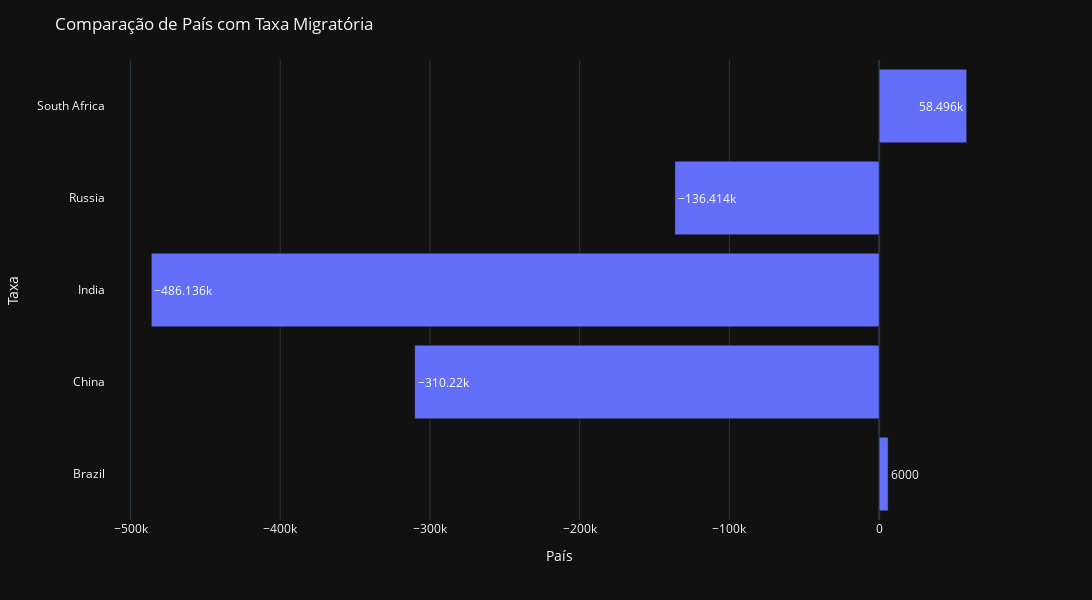

Notebook cell for this chart:
### Code cell
fig = px.bar(df1, y='pais', x='taxa_migracao', text_auto=True, template='plotly_dark')
fig.update_layout(title='Comparação de País com Taxa Migratória', autosize=False, height=600, width=1780)
fig.update_xaxes(title_text='País')
fig.update_yaxes(title_text='Taxa')
fig.show()

### Figure 1 — Plotly figure (JSON) as saved in the notebook; plotly's stock layout.template omitted (floating-point values rounded to 4 significant figures)
{"data": [{"alignmentgroup": "True", "hovertemplate": "taxa_migracao=%{x}<br>pais=%{y}<extra></extra>", "legendgroup": "", "marker": {"color": "#636efa", "pattern": {"shape": ""}}, "name": "", "offsetgroup": "", "orientation": "h", "showlegend": false, "textposition": "auto", "texttemplate": "%{x}", "type": "bar", "x": [6000, -310220, -486136, -136414, 58496], "xaxis": "x", "y": ["Brazil", "China", "India", "Russia", "South Africa"], "yaxis": "y"}], "layout": {"autosize": false, "barmode": "relative", "height": 600, "legend": {"tracegroupgap": 0}, "margin": {"t": 60}, "title": {"text": "Comparação de País com Taxa Migratória"}, "width": 1780, "xaxis": {"anchor": "y", "domain": [0, 1], "title": {"text": "País"}}, "yaxis": {"anchor": "x", "domain": [0, 1], "title": {"text": "Taxa"}}}}
